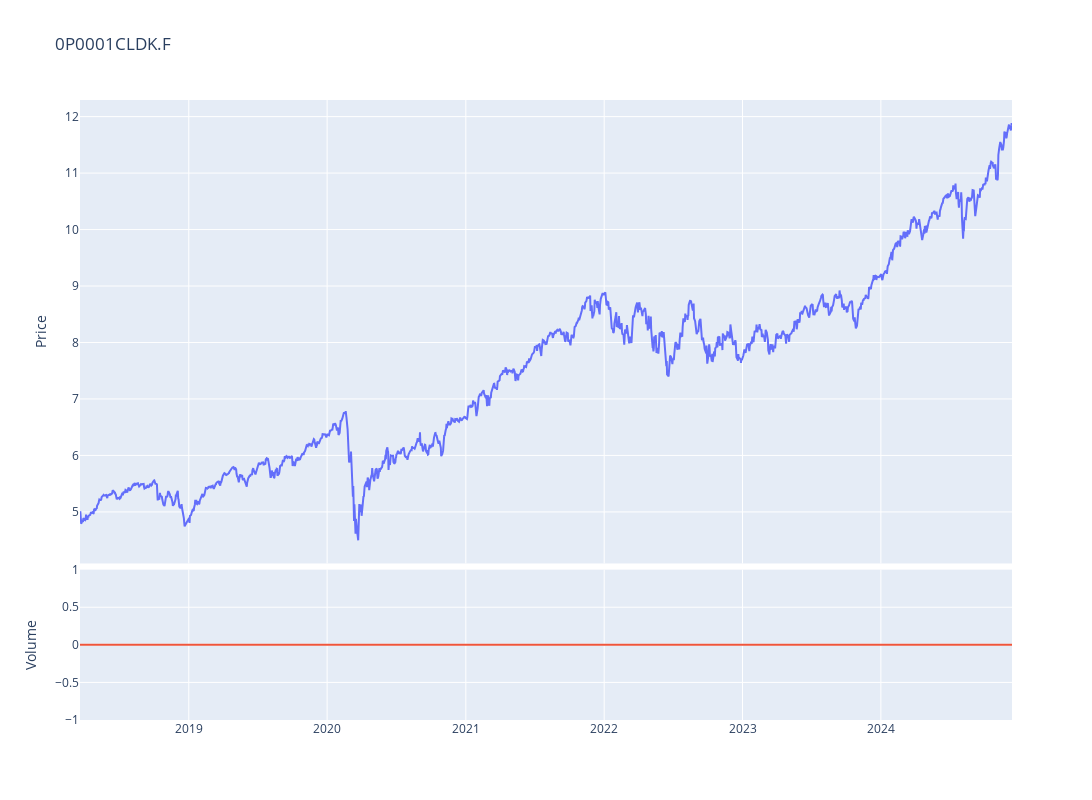

The notebook cell this image was saved under:
### Code cell
fig = make_subplots(rows=4, cols=1,shared_xaxes=True,vertical_spacing=0.01,specs=[[{'rowspan':3,'colspan':1}],[None],[None],[{'rowspan':1,'colspan':1}]])

# Graph (1,1)
fig.add_trace(go.Scatter(x=stock_ticker.index,y=stock_ticker['Adj Close'],mode="lines",name=f"{ticker}"),row=1, col=1)
# Update xaxis properties
fig.update_yaxes(title_text="Price", row=1, col=1)

# Graph (4,1)
fig.add_trace(go.Scatter(x=stock_ticker.index,y=stock_ticker['Volume'],mode="lines",name='Volume'),row=4, col=1)
fig.update_yaxes(title_text="Volume", row=4, col=1)

fig.update_layout(height=800, width=1300,showlegend=False,title=f"{ticker}")

fig.show()

### Figure 1 — Plotly figure (JSON) as saved in the notebook; plotly's stock layout.template omitted (floating-point values rounded to 4 significant figures; data arrays with more than 128 entries replaced by an {"elided": "..."} marker saying what was removed)
{"data": [{"mode": "lines", "name": "0P0001CLDK.F", "type": "scatter", "x": {"elided": "1711 str values"}, "xaxis": "x", "y": {"elided": "1711 float values"}, "yaxis": "y"}, {"mode": "lines", "name": "Volume", "type": "scatter", "x": {"elided": "1711 str values"}, "xaxis": "x2", "y": {"elided": "1711 int values"}, "yaxis": "y2"}], "layout": {"height": 800, "showlegend": false, "title": {"text": "0P0001CLDK.F"}, "width": 1300, "xaxis": {"anchor": "y", "domain": [0, 1], "matches": "x2", "showticklabels": false}, "xaxis2": {"anchor": "y2", "domain": [0, 1]}, "yaxis": {"anchor": "x", "domain": [0.2525, 1], "title": {"text": "Price"}}, "yaxis2": {"anchor": "x2", "domain": [0, 0.2425], "title": {"text": "Volume"}}}}
